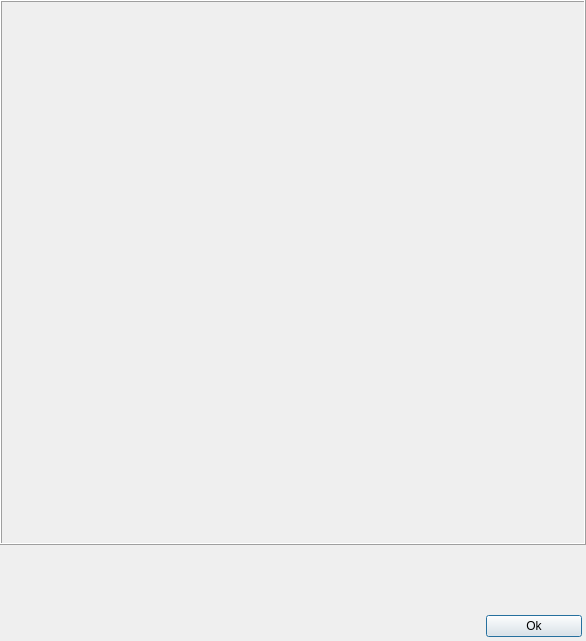
<?xml version="1.0" encoding="UTF-8"?>
<ui version="4.0">
 <class>Dialog</class>
 <widget class="QDialog" name="Dialog">
  <property name="geometry">
   <rect>
    <x>0</x>
    <y>0</y>
    <width>586</width>
    <height>641</height>
   </rect>
  </property>
  <property name="sizePolicy">
   <sizepolicy hsizetype="Fixed" vsizetype="Fixed">
    <horstretch>0</horstretch>
    <verstretch>0</verstretch>
   </sizepolicy>
  </property>
  <property name="minimumSize">
   <size>
    <width>586</width>
    <height>641</height>
   </size>
  </property>
  <property name="maximumSize">
   <size>
    <width>10000</width>
    <height>10000</height>
   </size>
  </property>
  <property name="windowTitle">
   <string>Dialog</string>
  </property>
  <layout class="QVBoxLayout" name="verticalLayout">
   <property name="spacing">
    <number>0</number>
   </property>
   <property name="margin">
    <number>0</number>
   </property>
   <item>
    <widget class="QFrame" name="cameraFrame">
     <property name="sizePolicy">
      <sizepolicy hsizetype="Preferred" vsizetype="Preferred">
       <horstretch>0</horstretch>
       <verstretch>0</verstretch>
      </sizepolicy>
     </property>
     <property name="minimumSize">
      <size>
       <width>586</width>
       <height>545</height>
      </size>
     </property>
     <property name="maximumSize">
      <size>
       <width>10000</width>
       <height>10000</height>
      </size>
     </property>
     <property name="frameShape">
      <enum>QFrame::Box</enum>
     </property>
     <property name="frameShadow">
      <enum>QFrame::Raised</enum>
     </property>
    </widget>
   </item>
   <item>
    <widget class="QWidget" name="widget" native="true">
     <property name="sizePolicy">
      <sizepolicy hsizetype="Preferred" vsizetype="Fixed">
       <horstretch>0</horstretch>
       <verstretch>0</verstretch>
      </sizepolicy>
     </property>
     <property name="maximumSize">
      <size>
       <width>16777215</width>
       <height>96</height>
      </size>
     </property>
     <layout class="QHBoxLayout" name="horizontalLayout">
      <property name="spacing">
       <number>2</number>
      </property>
      <property name="margin">
       <number>2</number>
      </property>
      <item>
       <widget class="QFrame" name="cameraParamsFrame">
        <property name="maximumSize">
         <size>
          <width>16777215</width>
          <height>92</height>
         </size>
        </property>
        <property name="frameShape">
         <enum>QFrame::StyledPanel</enum>
        </property>
        <property name="frameShadow">
         <enum>QFrame::Raised</enum>
        </property>
       </widget>
      </item>
      <item>
       <spacer name="horizontalSpacer">
        <property name="orientation">
         <enum>Qt::Horizontal</enum>
        </property>
        <property name="sizeHint" stdset="0">
         <size>
          <width>40</width>
          <height>20</height>
         </size>
        </property>
       </spacer>
      </item>
      <item>
       <widget class="QWidget" name="widget_3" native="true">
        <property name="minimumSize">
         <size>
          <width>100</width>
          <height>0</height>
         </size>
        </property>
        <property name="maximumSize">
         <size>
          <width>16777215</width>
          <height>92</height>
         </size>
        </property>
        <layout class="QVBoxLayout" name="verticalLayout_2">
         <property name="margin">
          <number>2</number>
         </property>
         <item>
          <spacer name="verticalSpacer_2">
           <property name="orientation">
            <enum>Qt::Vertical</enum>
           </property>
           <property name="sizeHint" stdset="0">
            <size>
             <width>20</width>
             <height>38</height>
            </size>
           </property>
          </spacer>
         </item>
         <item>
          <widget class="QPushButton" name="okButton">
           <property name="text">
            <string>Ok</string>
           </property>
          </widget>
         </item>
        </layout>
       </widget>
      </item>
     </layout>
    </widget>
   </item>
  </layout>
  <zorder>widget</zorder>
  <zorder>cameraFrame</zorder>
 </widget>
 <resources/>
 <connections/>
</ui>
